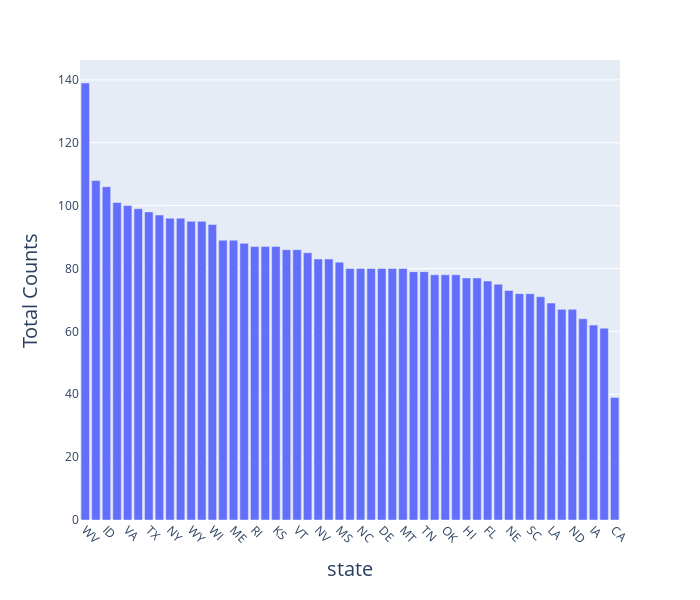
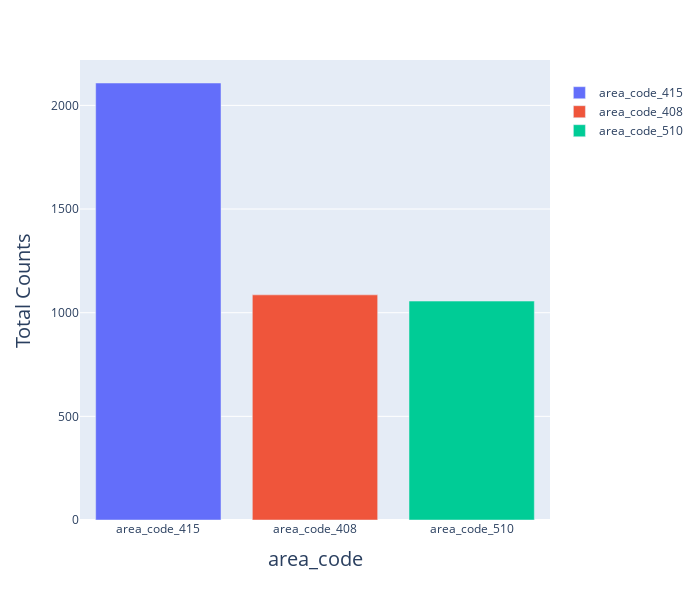
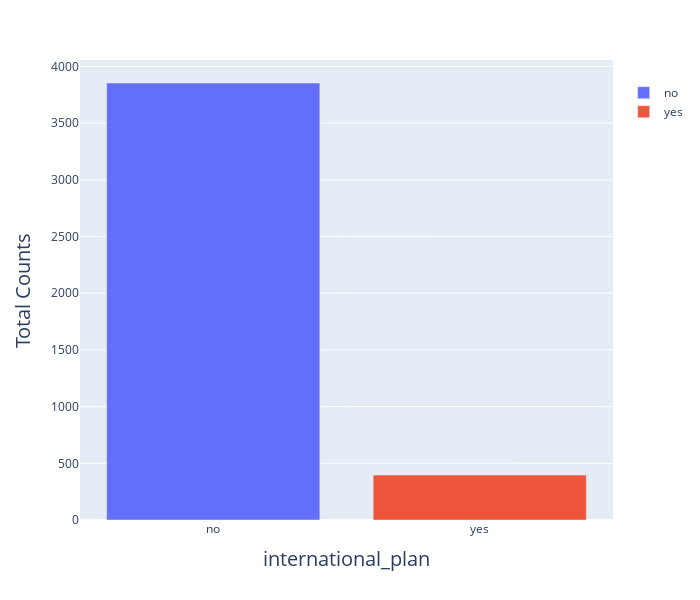
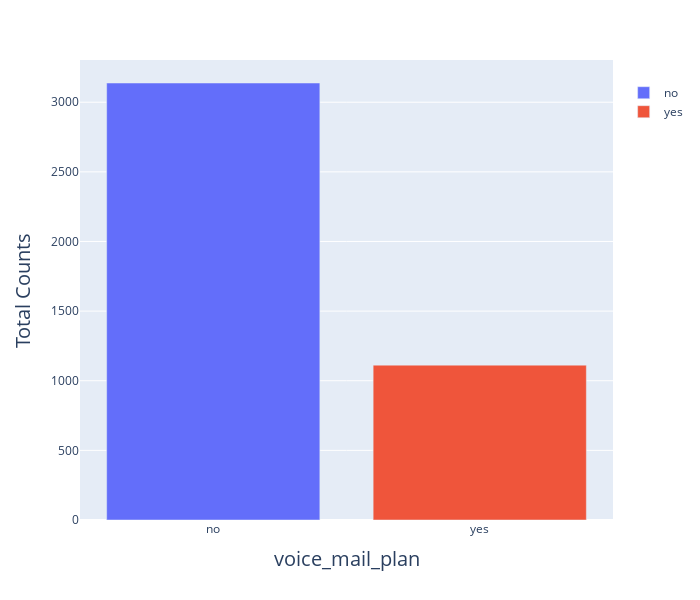

Notebook code for these charts, in order:
### Markdown cell above
- Fungsi describe() digunakan untuk menampilkan insight dari data numerik ataupun kategorik, atau selain itu kita bisa membuat sebuah datframe baru menyesuaikan dengan kebutuhan terkait insight apa yang ingin ditelusuri dari data tersebut.

### Code cell
# Analysis categorical data values
categorical_col = [col for col in dataset_train.columns if dataset_train[col].dtypes == 'object']

for col in categorical_col:
    temp_data = dataset_train[col].value_counts().to_frame()
    if col == 'state':
        fig = px.bar(data_frame=temp_data, x=temp_data.index, y=col)
        tickangle=45
    else:
        fig = px.bar(data_frame=temp_data, x=temp_data.index, y=col, color=temp_data.index)
        tickangle=0
    fig.update_layout(
        width=700, 
        height=600, 
        legend=dict(title=' ', ),
        xaxis_tickangle=tickangle,
        xaxis=dict(title=col, title_font=dict(size=20)),
        yaxis=dict(title='Total Counts', title_font=dict(size=20))
    )
    fig.update_traces(
        hovertemplate='Type: %{x}<br>Total Counts: %{y}',
    )
    fig.show()

### Figure 1 — Plotly figure (JSON) as saved in the notebook; plotly's stock layout.template omitted (floating-point values rounded to 4 significant figures)
{"data": [{"alignmentgroup": "True", "hovertemplate": "Type: %{x}<br>Total Counts: %{y}", "legendgroup": "", "marker": {"color": "#636efa", "pattern": {"shape": ""}}, "name": "", "offsetgroup": "", "orientation": "v", "showlegend": false, "textposition": "auto", "type": "bar", "x": ["WV", "MN", "ID", "AL", "VA", "OR", "TX", "UT", "NY", "NJ", "WY", "OH", "WI", "MA", "ME", "CT", "RI", "MI", "KS", "MD", "VT", "KY", "NV", "IN", "MS", "WA", "NC", "MO", "DE", "CO", "MT", "IL", "TN", "NM", "OK", "NH", "HI", "AZ", "FL", "SD", "NE", "DC", "SC", "AR", "LA", "PA", "ND", "GA", "IA", "AK", "CA"], "xaxis": "x", "y": [139, 108, 106, 101, 100, 99, 98, 97, 96, 96, 95, 95, 94, 89, 89, 88, 87, 87, 87, 86, 86, 85, 83, 83, 82, 80, 80, 80, 80, 80, 80, 79, 79, 78, 78, 78, 77, 77, 76, 75, 73, 72, 72, 71, 69, 67, 67, 64, 62, 61, 39], "yaxis": "y"}], "layout": {"barmode": "relative", "height": 600, "legend": {"title": {"text": " "}, "tracegroupgap": 0}, "margin": {"t": 60}, "width": 700, "xaxis": {"anchor": "y", "domain": [0, 1], "tickangle": 45, "title": {"font": {"size": 20}, "text": "state"}}, "yaxis": {"anchor": "x", "domain": [0, 1], "title": {"font": {"size": 20}, "text": "Total Counts"}}}}

### Figure 2 — Plotly figure (JSON) as saved in the notebook; plotly's stock layout.template omitted (floating-point values rounded to 4 significant figures)
{"data": [{"alignmentgroup": "True", "hovertemplate": "Type: %{x}<br>Total Counts: %{y}", "legendgroup": "area_code_415", "marker": {"color": "#636efa", "pattern": {"shape": ""}}, "name": "area_code_415", "offsetgroup": "area_code_415", "orientation": "v", "showlegend": true, "textposition": "auto", "type": "bar", "x": ["area_code_415"], "xaxis": "x", "y": [2108], "yaxis": "y"}, {"alignmentgroup": "True", "hovertemplate": "Type: %{x}<br>Total Counts: %{y}", "legendgroup": "area_code_408", "marker": {"color": "#EF553B", "pattern": {"shape": ""}}, "name": "area_code_408", "offsetgroup": "area_code_408", "orientation": "v", "showlegend": true, "textposition": "auto", "type": "bar", "x": ["area_code_408"], "xaxis": "x", "y": [1086], "yaxis": "y"}, {"alignmentgroup": "True", "hovertemplate": "Type: %{x}<br>Total Counts: %{y}", "legendgroup": "area_code_510", "marker": {"color": "#00cc96", "pattern": {"shape": ""}}, "name": "area_code_510", "offsetgroup": "area_code_510", "orientation": "v", "showlegend": true, "textposition": "auto", "type": "bar", "x": ["area_code_510"], "xaxis": "x", "y": [1056], "yaxis": "y"}], "layout": {"barmode": "relative", "height": 600, "legend": {"title": {"text": " "}, "tracegroupgap": 0}, "margin": {"t": 60}, "width": 700, "xaxis": {"anchor": "y", "categoryarray": ["area_code_415", "area_code_408", "area_code_510"], "categoryorder": "array", "domain": [0, 1], "tickangle": 0, "title": {"font": {"size": 20}, "text": "area_code"}}, "yaxis": {"anchor": "x", "domain": [0, 1], "title": {"font": {"size": 20}, "text": "Total Counts"}}}}

### Figure 3 — Plotly figure (JSON) as saved in the notebook; plotly's stock layout.template omitted (floating-point values rounded to 4 significant figures)
{"data": [{"alignmentgroup": "True", "hovertemplate": "Type: %{x}<br>Total Counts: %{y}", "legendgroup": "no", "marker": {"color": "#636efa", "pattern": {"shape": ""}}, "name": "no", "offsetgroup": "no", "orientation": "v", "showlegend": true, "textposition": "auto", "type": "bar", "x": ["no"], "xaxis": "x", "y": [3854], "yaxis": "y"}, {"alignmentgroup": "True", "hovertemplate": "Type: %{x}<br>Total Counts: %{y}", "legendgroup": "yes", "marker": {"color": "#EF553B", "pattern": {"shape": ""}}, "name": "yes", "offsetgroup": "yes", "orientation": "v", "showlegend": true, "textposition": "auto", "type": "bar", "x": ["yes"], "xaxis": "x", "y": [396], "yaxis": "y"}], "layout": {"barmode": "relative", "height": 600, "legend": {"title": {"text": " "}, "tracegroupgap": 0}, "margin": {"t": 60}, "width": 700, "xaxis": {"anchor": "y", "categoryarray": ["no", "yes"], "categoryorder": "array", "domain": [0, 1], "tickangle": 0, "title": {"font": {"size": 20}, "text": "international_plan"}}, "yaxis": {"anchor": "x", "domain": [0, 1], "title": {"font": {"size": 20}, "text": "Total Counts"}}}}

### Figure 4 — Plotly figure (JSON) as saved in the notebook; plotly's stock layout.template omitted (floating-point values rounded to 4 significant figures)
{"data": [{"alignmentgroup": "True", "hovertemplate": "Type: %{x}<br>Total Counts: %{y}", "legendgroup": "no", "marker": {"color": "#636efa", "pattern": {"shape": ""}}, "name": "no", "offsetgroup": "no", "orientation": "v", "showlegend": true, "textposition": "auto", "type": "bar", "x": ["no"], "xaxis": "x", "y": [3138], "yaxis": "y"}, {"alignmentgroup": "True", "hovertemplate": "Type: %{x}<br>Total Counts: %{y}", "legendgroup": "yes", "marker": {"color": "#EF553B", "pattern": {"shape": ""}}, "name": "yes", "offsetgroup": "yes", "orientation": "v", "showlegend": true, "textposition": "auto", "type": "bar", "x": ["yes"], "xaxis": "x", "y": [1112], "yaxis": "y"}], "layout": {"barmode": "relative", "height": 600, "legend": {"title": {"text": " "}, "tracegroupgap": 0}, "margin": {"t": 60}, "width": 700, "xaxis": {"anchor": "y", "categoryarray": ["no", "yes"], "categoryorder": "array", "domain": [0, 1], "tickangle": 0, "title": {"font": {"size": 20}, "text": "voice_mail_plan"}}, "yaxis": {"anchor": "x", "domain": [0, 1], "title": {"font": {"size": 20}, "text": "Total Counts"}}}}
